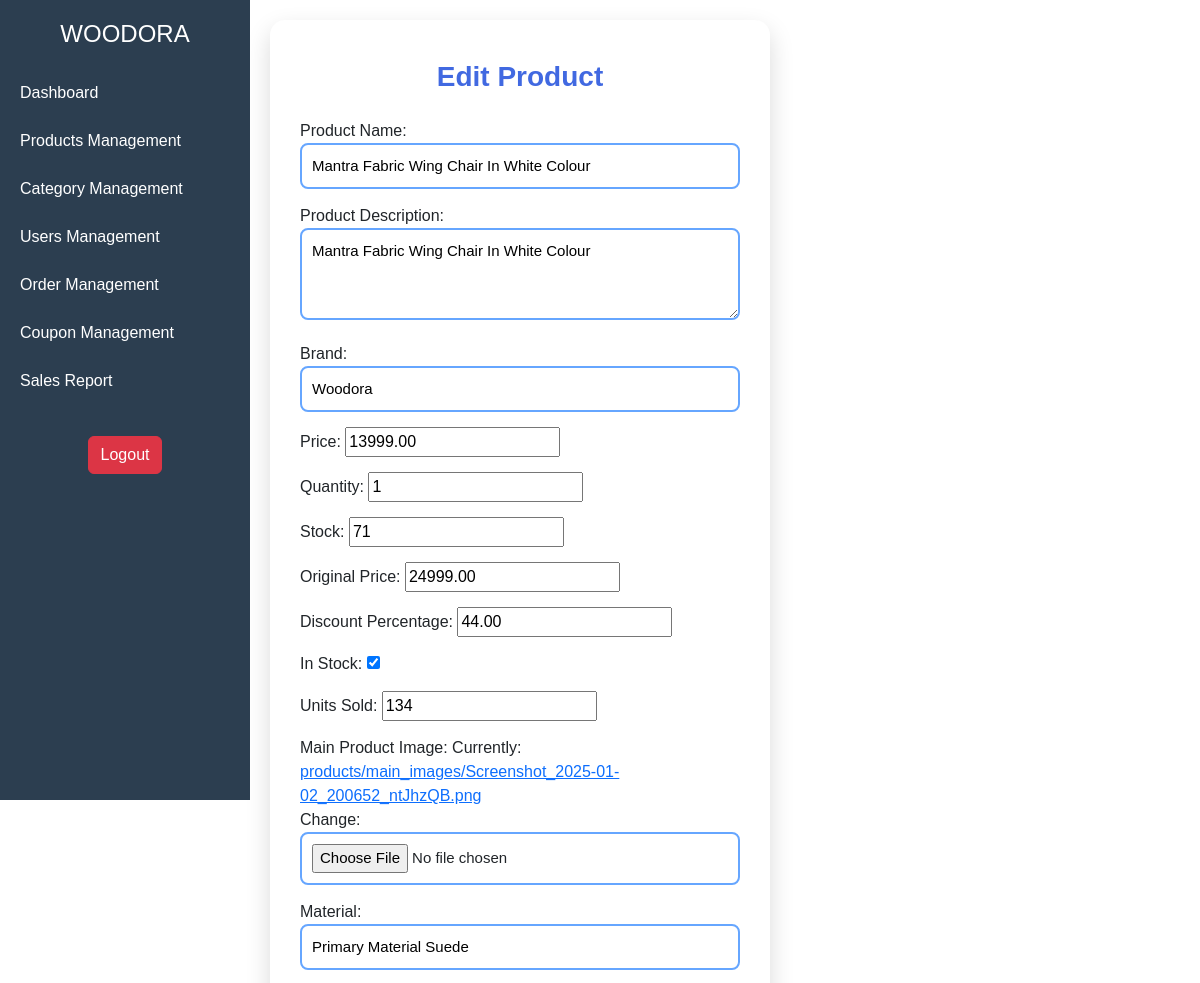
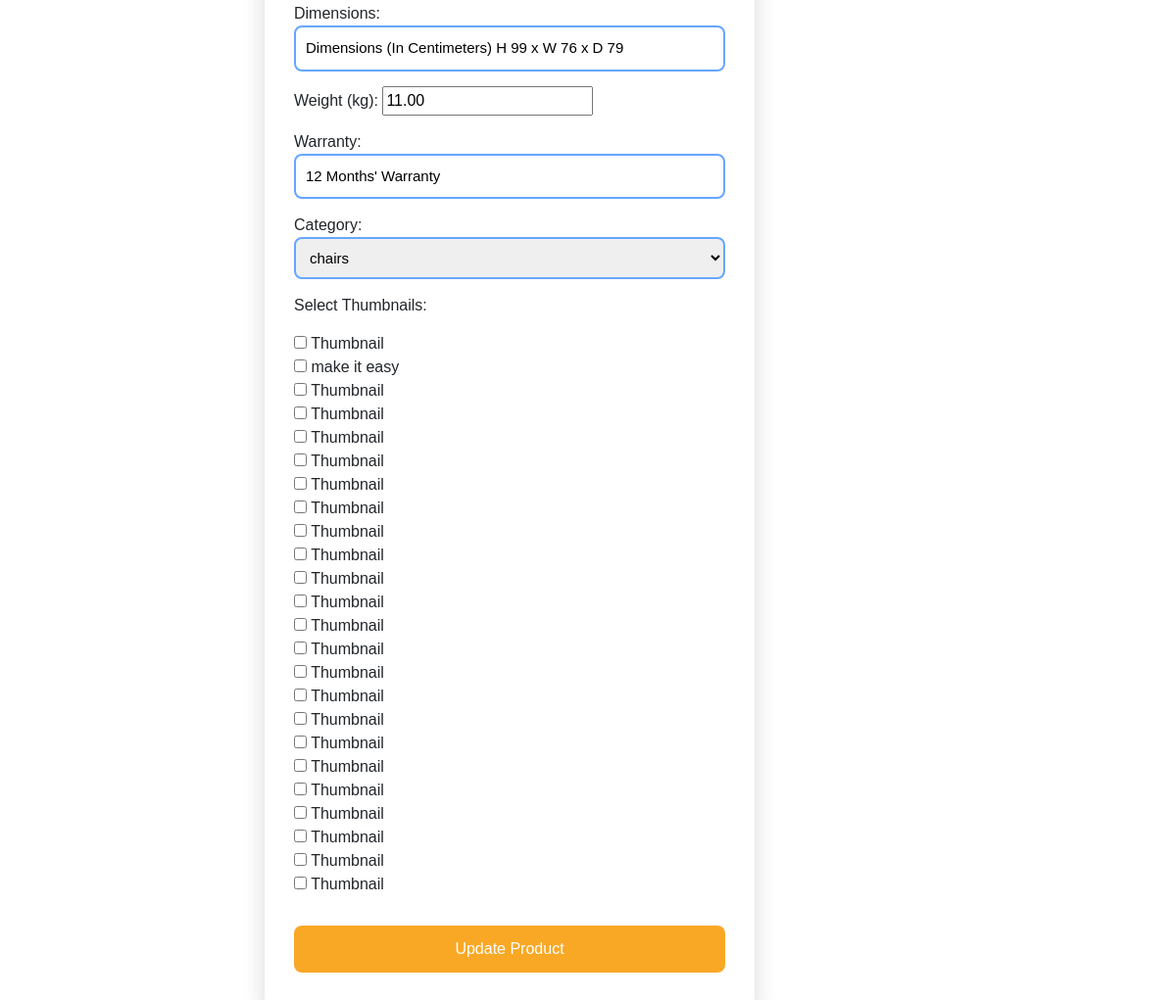
Screenshot of /custom_admin/products/edit/2/ with the database file from the repository (2 pictures, top to bottom).
### products/models.py (models this page shows, shortened)
class Product(models.Model):
    category = models.ForeignKey(Category, on_delete=models.CASCADE, verbose_name="Category", default=1, related_name="products")
    name = models.CharField(max_length=200, verbose_name="Product Name")
    description = models.TextField(verbose_name="Product Description")
    brand = models.CharField(max_length=100, verbose_name="Brand", blank=True, null=True)
    price = models.DecimalField(max_digits=10, decimal_places=2, verbose_name="Price")
    quantity = models.IntegerField(null=False , blank=False)
    stock = models.PositiveIntegerField(default=0)
    original_price = models.DecimalField(max_digits=10, decimal_places=2, verbose_name="Original Price", blank=True, null=True)
    discount_percentage = models.DecimalField(max_digits=5, decimal_places=2, verbose_name="Discount Percentage", blank=True, null=True, default=0)
    stock_status = models.BooleanField(default=True, verbose_name="In Stock")
    sold = models.PositiveIntegerField(verbose_name="Units Sold", default=0)
    coupons = models.ManyToManyField('Coupon', related_name='coupon_products',blank=True)
    main_image = models.ImageField(upload_to="products/main_images/", verbose_name="Main Image",default="products/main_images/default.jpg")
    thumbnail_images = models.ManyToManyField("ProductThumbnail", related_name="product_thumbnails", verbose_name="Thumbnail Images")
    material = models.CharField(max_length=100, verbose_name="Material", blank=True, null=True)
    dimensions = models.CharField(max_length=100, verbose_name="Dimensions", blank=True, null=True)
    weight = models.DecimalField(max_digits=5, decimal_places=2, verbose_name="Weight (kg)", blank=True, null=True)
    warranty = models.CharField(max_length=100, verbose_name="Warranty", blank=True, null=True)
    updated_at = models.DateTimeField(auto_now=True)

class Category(models.Model):
    name = models.CharField(max_length=100, verbose_name="Category Name", blank=True, null=True)
    description = models.TextField(verbose_name="Category Description", blank=True, null=True)
    is_active = models.BooleanField(default=True)
    def __str__(self):
        return self.name

### custom_admin/views.py (the view)
# urls.py: path('products/edit/<int:product_id>/', views.edit_product, name='edit_products'),
def edit_product(request, product_id):
    product = get_object_or_404(Product, id=product_id)
    if request.method == 'POST':
        form = ProductForm(request.POST, request.FILES, instance=product)
        if form.is_valid():
            form.save()
            messages.success(request, "Product updated successfully!")
            return redirect('custom_admin:products_view')  # Adjust URL as needed
        else:
            print(form.errors)
    else:
        form = ProductForm(instance=product)
    return render(request, 'custom_admin/edit_product.html', {'form': form})

### custom_admin/forms.py
class ProductForm(forms.ModelForm):
    thumbnail_images = forms.ModelMultipleChoiceField(
        queryset=ProductThumbnail.objects.all(),
        required=False,  # Optional, depends on your use case
        widget=forms.CheckboxSelectMultiple,
        label="Select Thumbnails"
    )
    class Meta:
        model = Product
        fields = [
            'name', 'description', 'brand', 'price', 'quantity', 'stock','original_price',
            'discount_percentage', 'stock_status', 'sold', 'main_image',
            'material', 'dimensions', 'weight', 'warranty','category',
        ]
        widgets = {
            'description': forms.Textarea(attrs={'rows': 3}),
            'main_image': forms.ClearableFileInput(),
        }
        labels = {
            'name': 'Product Name',
            'description': 'Product Description',
            'main_image': 'Main Product Image',
        }

### home/context_processors.py (called while the page is built)
def breadcrumbs(request):
    path_parts = request.path.strip('/').split('/')
    breadcrumbs = [{'title': 'Home', 'url': '/'}]
    if not path_parts or path_parts == ['']:
        return {'breadcrumbs': breadcrumbs}
    url = ''
    for i, part in enumerate(path_parts):
        url += f'/{part}'
        title = part.replace('-', ' ').title()  # Convert slug to readable text
        if path_parts[0] == 'products' and path_parts[1] == 'products_details' and part.isdigit():
            try:
                product = Product.objects.get(id=part)
                title = product.name  # Replace ID with the product name
            except Product.DoesNotExist:
                title = 'Product Not Found'
        breadcrumbs.append({'title': title, 'url': url})
    return {'breadcrumbs': breadcrumbs}

### products/models.py (called while the page is built)
    def __str__(self):
        return self.alt_text or "Thumbnail"

### templates/custom_admin/edit_product.html (shortened to what this page needs)
{% extends 'custom_admin/index.html' %}
{% load static %}
{% block content %}
<div class="form-container">
    <h2>Edit Product</h2>
    <form method="post" enctype="multipart/form-data">
        {{ form.as_p }}
        <button type="submit" class="btn btn-warning">Update Product</button>
    </form>
</div>
{% endblock %}

### templates/custom_admin/index.html (style rules this page uses)
body { margin: 0; padding: 0; font-family: Arial, sans-serif; }

### rows the page displays
Product: name "Mantra Fabric Wing Chair In White Colour", description "Mantra Fabric Wing Chair In White Colour", brand "Woodora", price "13999.00", quantity "1", stock "71", original_price "24999.00", discount_percentage "44.00", stock_status "☑", sold "134", material "Primary Material Suede", dimensions "Dimensions (In Centimeters) H 99 x W 76 x D 79", weight "11.00", warranty "12 Months' Warranty", category "chairs"
